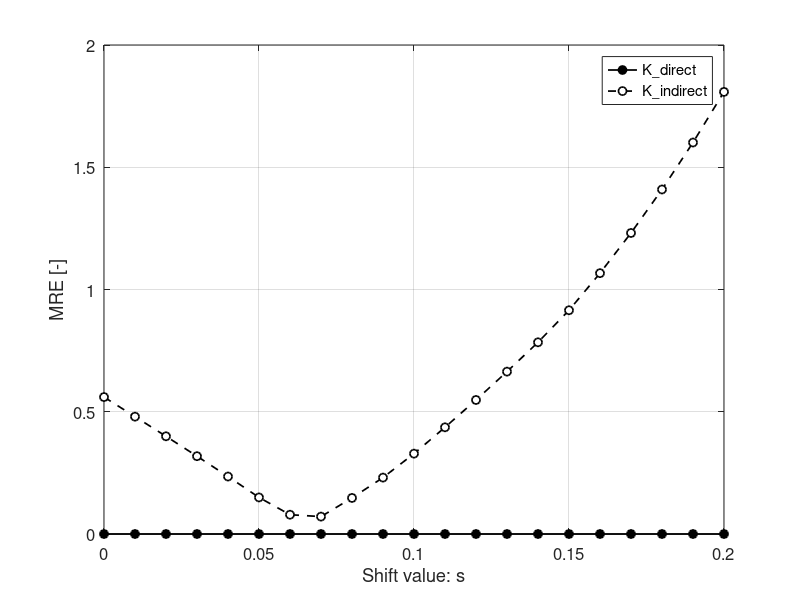

Recreate this plot in MATLAB.
clear; close all; clc;
%% 1/ Consider the following linear model describing a chemical reactor and obtained with unitary sample time.
% Dimension of A : n x n
A_c = [0 0 1 0; 
       0 0 0 1; 
       0 -69.4 0 0; 
       0  150 0 0];

% Dimension of B : n x m
B_c = [0; 0; 273; -130];

% Parameters
n = size(A_c,2);          
m = size(B_c,2);

Ts = 0.01; % Example: 10ms sampling time -> 100H
% Discretize the system
sys_c = ss(A_c,B_c,[1 0 0 0],0);
sys_d = c2d(sys_c, Ts);
A = sys_d.A;
B = sys_d.B;

% Assigment of the set 
% Define the settling time (in seconds)
t_s = 1;
itae_4var = (1 / t_s) * [-4.236 + 12.617i, -4.236 - 12.617i, -6.254 + 4.139i, -6.254 - 4.139i];
bessel_4var = (1 / t_s) * [-4.016 + 5.072i, -4.016 - 5.072i, -5.528 + 1.655i, -5.528 - 1.655i];
p_4var_itae = exp(itae_4var * Ts);
p_4var_bessel = exp(bessel_4var * Ts);

% Model-Based Pole-placement methods
% The place.m function requires the Control System Toolbox.
K_itae_theory = place(A, B, p_4var_itae);
K_bessel_theory = place(A, B, p_4var_bessel);
 
% Arrays to store eigenvalue differences
eig_diff1_values = [];
eig_diff2_values = [];

rng(30);
T = 100;
% Historical data (u,x) is generated by simulating the open loop system
x = zeros(n, T); % Dimension of x : n x T
u = zeros(m, T); % Gaussian noise and Dimension of u : m x T
% Simulate the system for T time steps
for t = 1:T-1
    u(:,t) = - K_itae_theory * x(:,t);
    rdm_state_measurement = [randn(m,1)/1000; randn(m,1)/1000; randn(m,1)/1000; randn(m,1)/1000];
    x(:,t+1) = A * x(:,t) + B * u(:,t) + rdm_state_measurement; % Give same gain with Bessel or ITAE
end
poledifs = (0:20);
% Loop over T values from 1 to 256 (doubling each iteration)
for poledif = poledifs
    % Feedback gain after perturbation
    U_0 = u(:,1:T-1); % Dimension of U_0 : m x T-1
    X_0 = x(:,1:T-1); % Dimension of X_0 : n x T-1
    X_1 = x(:,2:T); % Dimension of X_1 : n x T-1

    M_rdm = ones(T-1,n);

    rdmPoles = p_4var_bessel-[0.01 0.01 0.01 0.01]*poledif;
    %rdmPoles = [1 -1 1j -1j]-[0.01 -0.01 0.01 -0.01]*poledif;

    for i = 1:n
        M_rdm(:,i) = fsolve(@(m_i) (X_1 - rdmPoles(i)*X_0)*m_i, M_rdm(:,i));
    end

    K_directDD = - U_0 * M_rdm * pinv(X_0 * M_rdm);
    eig1 = eig(A - B * K_directDD);
    eig_diff1 = norm(eig1 - p_4var_itae);
    eig_diff1 = mean(abs(abs(K_directDD - K_itae_theory)./abs(K_itae_theory)));
    eig_diff1_values = [eig_diff1_values, eig_diff1];

    % Linear Regression for A and B

    BA = X_1 * pinv([X_0; U_0]);
    A_OL = BA(:, 1:4); % This assumes A is in the second column of the combined matrix
    B_OL = BA(:, 5); % This assumes B is in the first column of the combined matrix
    
    K_indirectDD = place(A_OL, B_OL, rdmPoles);
    eig2 = eig(A - B * K_indirectDD);
    eig_diff2 = norm(eig2 - p_4var_itae);
    eig_diff2 = mean(abs(abs(K_indirectDD - K_itae_theory)./-K_itae_theory));
    eig_diff2_values = [eig_diff2_values, eig_diff2];

    
end

% Plot the eigenvalue differences
% Plot the eigenvalue differences
figure;

x0=200;
y0=200;
width=500;
height=400;
set(gcf,'position',[x0,y0,width,height])

% Plotting the eigenvalue differences
plot(poledifs*0.01, eig_diff1_values, 'k-o', 'LineWidth', 1.25, 'MarkerFaceColor', 'k');
hold on;
plot(poledifs*0.01, eig_diff2_values, 'k--o', 'LineWidth', 1.25, 'MarkerFaceColor', 'w');

% Adding labels
xlabel('Shift value: s');
ylabel('MRE [-]');

% Adding title and grid
%title('Eigenvalue Differences vs T');
grid on;

% Adding legend
legend('K\_direct', 'K\_indirect', 'Location', 'best');

% Setting the axis limits if needed
%xlim([1 256]);
%ylim([0, max([eig_diff1_values, eig_diff2_values])]);

% Add additional plot customizations as needed to match the uploaded image
set(gca, 'FontSize', 12); % Adjust font size as per the image

hold off; % Release the plot hold

% Check if the folder 'plot' exists, if not, create it
folderName = 'plot';
if ~exist(folderName, 'dir')
    mkdir(folderName);
end

% Save the figure
saveas(gcf, fullfile(folderName, 'distNoExcitement.png'));

